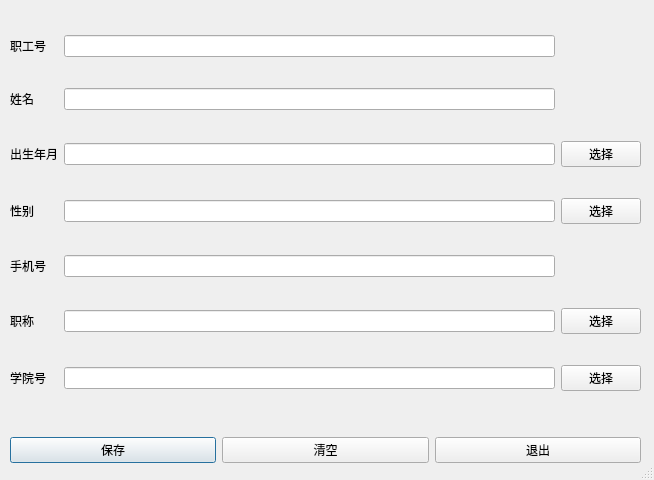
<?xml version="1.0" encoding="UTF-8"?>
<ui version="4.0">
 <class>Dialog</class>
 <widget class="QDialog" name="Dialog">
  <property name="geometry">
   <rect>
    <x>0</x>
    <y>0</y>
    <width>654</width>
    <height>480</height>
   </rect>
  </property>
  <property name="windowTitle">
   <string>Dialog</string>
  </property>
  <property name="sizeGripEnabled">
   <bool>true</bool>
  </property>
  <widget class="QWidget" name="horizontalLayoutWidget">
   <property name="geometry">
    <rect>
     <x>10</x>
     <y>430</y>
     <width>631</width>
     <height>41</height>
    </rect>
   </property>
   <layout class="QHBoxLayout" name="horizontalLayout">
    <item>
     <widget class="QPushButton" name="pushButton_3">
      <property name="text">
       <string>保存</string>
      </property>
     </widget>
    </item>
    <item>
     <widget class="QPushButton" name="pushButton_2">
      <property name="text">
       <string>清空</string>
      </property>
     </widget>
    </item>
    <item>
     <widget class="QPushButton" name="pushButton">
      <property name="text">
       <string>退出</string>
      </property>
     </widget>
    </item>
   </layout>
  </widget>
  <widget class="QWidget" name="gridLayoutWidget">
   <property name="geometry">
    <rect>
     <x>10</x>
     <y>10</y>
     <width>631</width>
     <height>411</height>
    </rect>
   </property>
   <layout class="QGridLayout" name="gridLayout">
    <item row="1" column="2">
     <widget class="QLineEdit" name="lineEdit_2"/>
    </item>
    <item row="5" column="3">
     <widget class="QPushButton" name="pushButton_6">
      <property name="text">
       <string>选择</string>
      </property>
     </widget>
    </item>
    <item row="0" column="1">
     <widget class="QLabel" name="label">
      <property name="text">
       <string>职工号</string>
      </property>
     </widget>
    </item>
    <item row="3" column="2">
     <widget class="QLineEdit" name="lineEdit_4">
      <property name="readOnly">
       <bool>true</bool>
      </property>
     </widget>
    </item>
    <item row="0" column="2">
     <widget class="QLineEdit" name="lineEdit"/>
    </item>
    <item row="1" column="1">
     <widget class="QLabel" name="label_2">
      <property name="text">
       <string>姓名</string>
      </property>
     </widget>
    </item>
    <item row="2" column="3">
     <widget class="QPushButton" name="pushButton_4">
      <property name="text">
       <string>选择</string>
      </property>
     </widget>
    </item>
    <item row="3" column="3">
     <widget class="QPushButton" name="pushButton_5">
      <property name="text">
       <string>选择</string>
      </property>
     </widget>
    </item>
    <item row="5" column="2">
     <widget class="QLineEdit" name="lineEdit_6">
      <property name="readOnly">
       <bool>true</bool>
      </property>
     </widget>
    </item>
    <item row="4" column="1">
     <widget class="QLabel" name="label_5">
      <property name="text">
       <string>手机号</string>
      </property>
     </widget>
    </item>
    <item row="6" column="1">
     <widget class="QLabel" name="label_7">
      <property name="text">
       <string>学院号</string>
      </property>
     </widget>
    </item>
    <item row="5" column="1">
     <widget class="QLabel" name="label_6">
      <property name="text">
       <string>职称</string>
      </property>
     </widget>
    </item>
    <item row="3" column="1">
     <widget class="QLabel" name="label_4">
      <property name="text">
       <string>性别</string>
      </property>
     </widget>
    </item>
    <item row="2" column="2">
     <widget class="QLineEdit" name="lineEdit_3">
      <property name="readOnly">
       <bool>true</bool>
      </property>
     </widget>
    </item>
    <item row="4" column="2">
     <widget class="QLineEdit" name="lineEdit_5"/>
    </item>
    <item row="6" column="2">
     <widget class="QLineEdit" name="lineEdit_7">
      <property name="readOnly">
       <bool>true</bool>
      </property>
     </widget>
    </item>
    <item row="6" column="3">
     <widget class="QPushButton" name="pushButton_7">
      <property name="text">
       <string>选择</string>
      </property>
     </widget>
    </item>
    <item row="2" column="1">
     <widget class="QLabel" name="label_3">
      <property name="text">
       <string>出生年月</string>
      </property>
     </widget>
    </item>
   </layout>
  </widget>
 </widget>
 <resources/>
 <connections/>
</ui>
